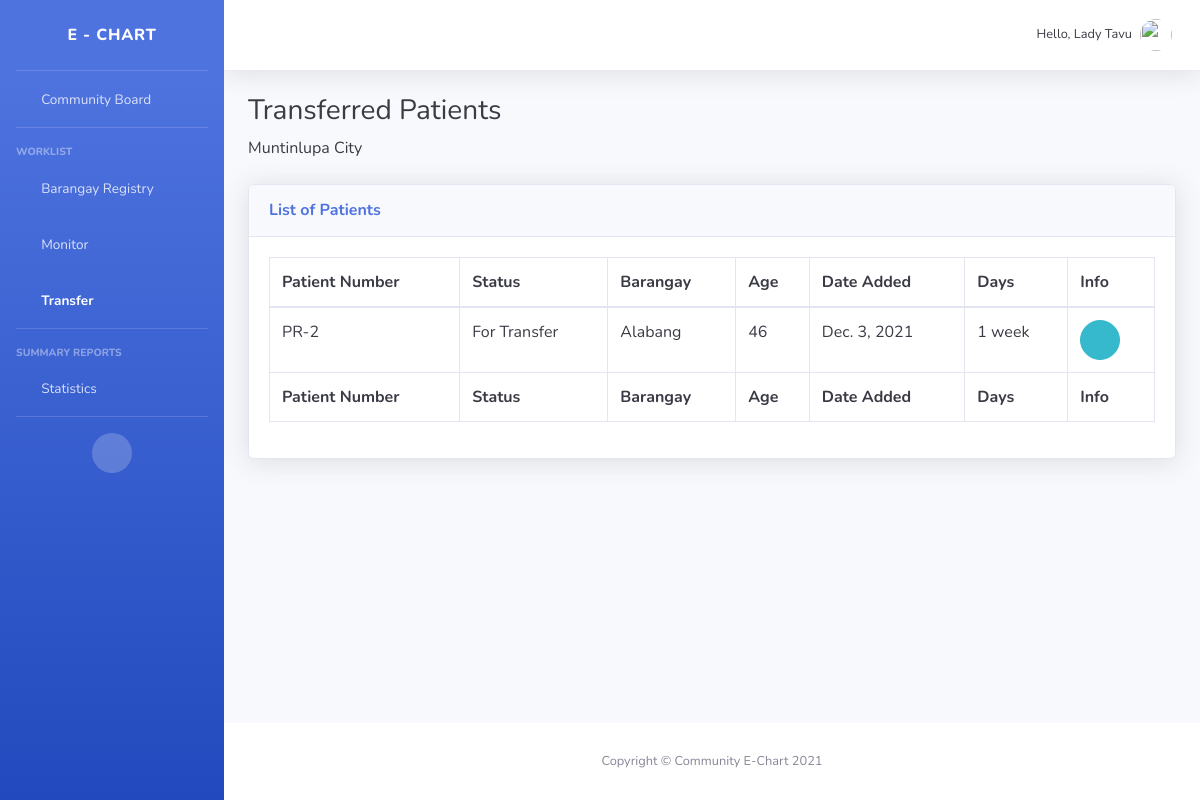
The page /transfer/ (signed in) on the database as committed earlier.
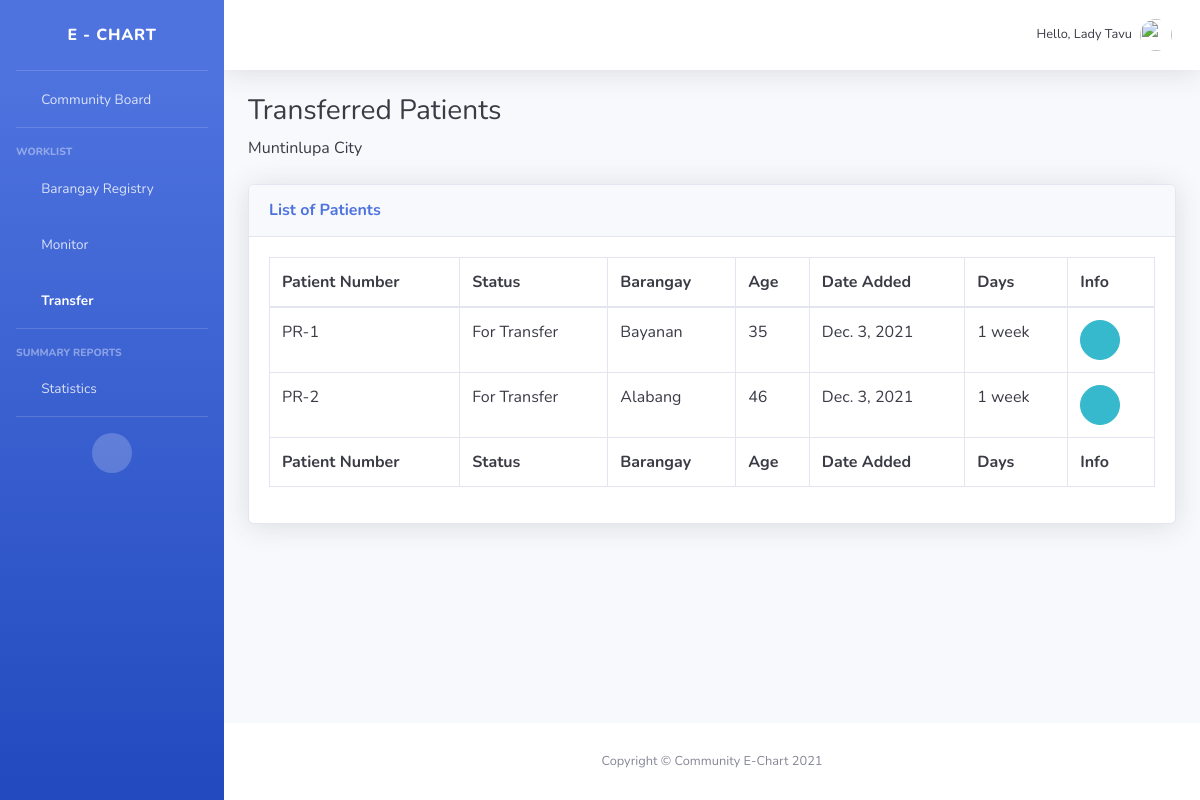
The same page on the database as committed later.
### chart/models.py (models this page shows, shortened)
class Patient(models.Model):
    GENDER = (
                ('Male', 'Male'),
                ('Female', 'Female'),
    )
    BARANGAY = (
                    ('Alabang', 'Alabang'),
                    ('Ayala-Alabang', 'Ayala-Alabang'),
                    ('Bayanan', 'Bayanan'),
                    ('Buli', 'Buli'),
                    ('Cupang', 'Cupang'),
                    ('Poblacion', 'Poblacion'),
                    ('Putatan', 'Putatan'),
                    ('Sucat', 'Sucat'),
                    ('Tunasan', 'Tunasan'),
    )
    CITY = (
                ('Muntinlupa', 'Muntinlupa'),
    )
    FIRSTDOSE = (
                    ('Yes', 'Yes'),
                    ('No', 'No'),
    )
    SECONDDOSE = (
                    ('Yes', 'Yes'),
                    ('No', 'No'),
    )
    TELEMEDICINE = (
                        ('TelAventusMD', 'TelAventusMD'),
                        ('SeeYouDoc', 'SeeYouDoc'),
                        ('MedCheck', 'MedCheck'),
                        ('TeliMed', 'TeliMed'),
                        ('KonsultaMD', 'KonsultaMD'),
                        ('CloudPx', 'CloudPx'),
                        ('HealthNow', 'HealthNow'),
    )
    ANTIGENRESULT = (
                    ('Positive', 'Positive'),
                    ('Negative', 'Negative'),
    )
    RTPCRRESULT = (
                    ('Positive', 'Positive'),
                    ('Negative', 'Negative'),
    )
    XRAY = (
                    ('Chest Xray', 'Chest Xray'),
                    ('Film Array', 'Film Array'),
    )
    STATUS = (
                    ('Home Isolation', 'Home Isolation'),
                    ('For Referral', 'For Referral'),
                    ('For Transfer', 'For Transfer')
    )
    VACCINE = (
                    ('None', 'None'),
                    ('CoronaVac (Sinovac)', 'CoronaVac (Sinovac)'),
                    ('Gamaleya Sputnik V', 'Gamaleya Sputnik V'),
                    ('Johnson and Johnson\'s Janssen', 'Johnson and Johnson\'s Janssen'),
                    ('Bharat BioTech', 'Bharat BioTech'),
                    ('Moderna', 'Moderna'),
                    ('Sinopharm', 'Sinopharm')
    )
    name = models.CharField(max_length=200, null=True)
    age = models.CharField(max_length=200, null=True)
    gender = models.CharField(max_length=200, null=True, choices=GENDER)
    address = models.CharField(max_length=200, null=True)
    barangay = models.CharField(max_length=200, null=True, choices=BARANGAY)
    city = models.CharField(max_length=200, null=True, choices=CITY)
    numchild = models.CharField(max_length=200, null=True, blank=True)
    namechild = models.CharField(max_length=200, null=True, blank=True)
    contactnumber = models.CharField(max_length=200, null=True)
    email = models.CharField(max_length=200, null=True)
    vaccine = models.CharField(max_length=200, null=True, choices=VACCINE)
    firstdose = models.CharField(max_length=200, null=True, choices=FIRSTDOSE)
    seconddose = models.CharField(max_length=200, null=True, choices=SECONDDOSE)
    fdosedate = models.DateField(null=True, blank=True)
    sdosedate = models.DateField(null=True, blank=True)
    telemedicine = models.CharField(max_length=200, null=True, choices=TELEMEDICINE)
    antigenresult = models.CharField(max_length=200, null=True, choices=ANTIGENRESULT)
    antigendate = models.DateField(null=True)
    antigenfile = models.ImageField(verbose_name= "antigenfile", null = True, blank=True, upload_to = "pic_uploads/")
    rtpcrresult = models.CharField(max_length=200, null=True, choices=RTPCRRESULT)
    rtpcrdate = models.DateField(null=True)
    rtpcrfile = models.ImageField(verbose_name= "rtpcrfile", null = True, blank=True, upload_to = "pic_uploads/")
    xray = models.CharField(max_length=200, null=True, choices=XRAY)
    xraydate = models.DateField(null=True)
    xrayfile = models.ImageField(verbose_name= "xrayfile", null = True, blank=True, upload_to = "pic_uploads/")
    status = models.CharField(max_length=200, null=True, choices=STATUS)
    date_created = models.DateTimeField(auto_now_add=True, null=True)
    bmiheight = models.FloatField(max_length=200, null=True)
    bmiweight = models.FloatField(max_length=200, null=True)
    finalbmi = models.FloatField(max_length=200, null=True)
    QUESTION3 = (
                    ('Yes', 'Yes'),
                    ('No', 'No'),
    )
    QUESTION4 = (
                    ('Yes', 'Yes'),
                    ('No', 'No'),
    )
    startdate = models.DateField(null=True)
    lastdate = models.DateField(null=True)
    question3 = models.CharField(max_length=200, null=True, choices=QUESTION3)
    question4 = models.CharField(max_length=200, null=True, choices=QUESTION4)
    question5 = models.CharField(max_length=200, null=True)
    @property
    def is_recent(self):
        return (self.date_created + timedelta(days=14)) > datetime.today()

### chart/views.py (the view)
# urls.py: path('transfer/', views.transfer, name="transfer"),
@login_required(login_url='login')
def transfer(request):
    patients = Patient.objects.filter(status='For Transfer')
    return render(request, 'chart/transfer.html', {'patients':patients})

### account/models.py (called while the page is built)
    def getFullName(self):
        return str(self.firstname + " " + self.lastname).title()

    def is_Doctor(self):
        return self.groups.filter(name="Doctors").exists()

    def is_LGU(self):
        return self.groups.filter(name="LGU Employees").exists()

### chart/templates/chart/transfer.html
{% extends 'chart/navbar.html' %}
{% load static %}
{% block content %}
                    <h1 class="h3 mb-2 text-gray-900">Transferred Patients</h1>
                    <p class="mb-4 text-gray-900">Muntinlupa City</p>
                    <div class="card shadow mb-4">
                        <div class="card-header py-3">
                            <h6 class="m-0 font-weight-bold text-primary">List of Patients</h6>
                        </div>
                        <div class="card-body">
                            <div class="table-responsive">
                                <table class="table table-bordered text-gray-900" id="dataTable" width="100%" cellspacing="0">
                                    <thead>
                                        <tr>
                                            <th>Patient Number</th>
                                            <th>Status</th>
                                            <th>Barangay</th>
                                            <th>Age</th>
                                            <th>Date Added</th>
                                            <th>Days</th>
                                            <th>Info</th>
                                        </tr>
                                    </thead>
                                    <tfoot>
                                        <tr>
                                            <th>Patient Number</th>
                                            <th>Status</th>
                                            <th>Barangay</th>
                                            <th>Age</th>
                                            <th>Date Added</th>
                                            <th>Days</th>
                                            <th>Info</th>
                                        </tr>
                                    </tfoot>
                                    <tbody>
                                        {% for i in patients %}
                                        {% if i.is_recent %}
                                            <tr>
                                                <td>PR-{{i.id}}</td>
                                                <td>{{i.status}}</td>
                                                <td>{{i.barangay}}</td>
                                                <td>{{i.age}}</td>
                                                <td>{{i.date_created.date}}</td>
                                                <td>{{i.date_created|timesince}}</td>
                                                <td><a href="{% url 'patientinfo' i.id %}" class="btn btn-info btn-circle"><i class="fas fa-info-circle"></i></a></td>
                                            </tr>
                                        {% endif %}
                                        {% endfor %}
                                    </tbody>
                                </table>
                            </div>
                        </div>
                    </div>
{% endblock content %}

Rows that differ between the two databases and show on the page:
now on this page (row edited): Patient: id "1", status "For Transfer", barangay "Bayanan", age "35", date_created "Dec. 3, 2021", date_created "1 week"
